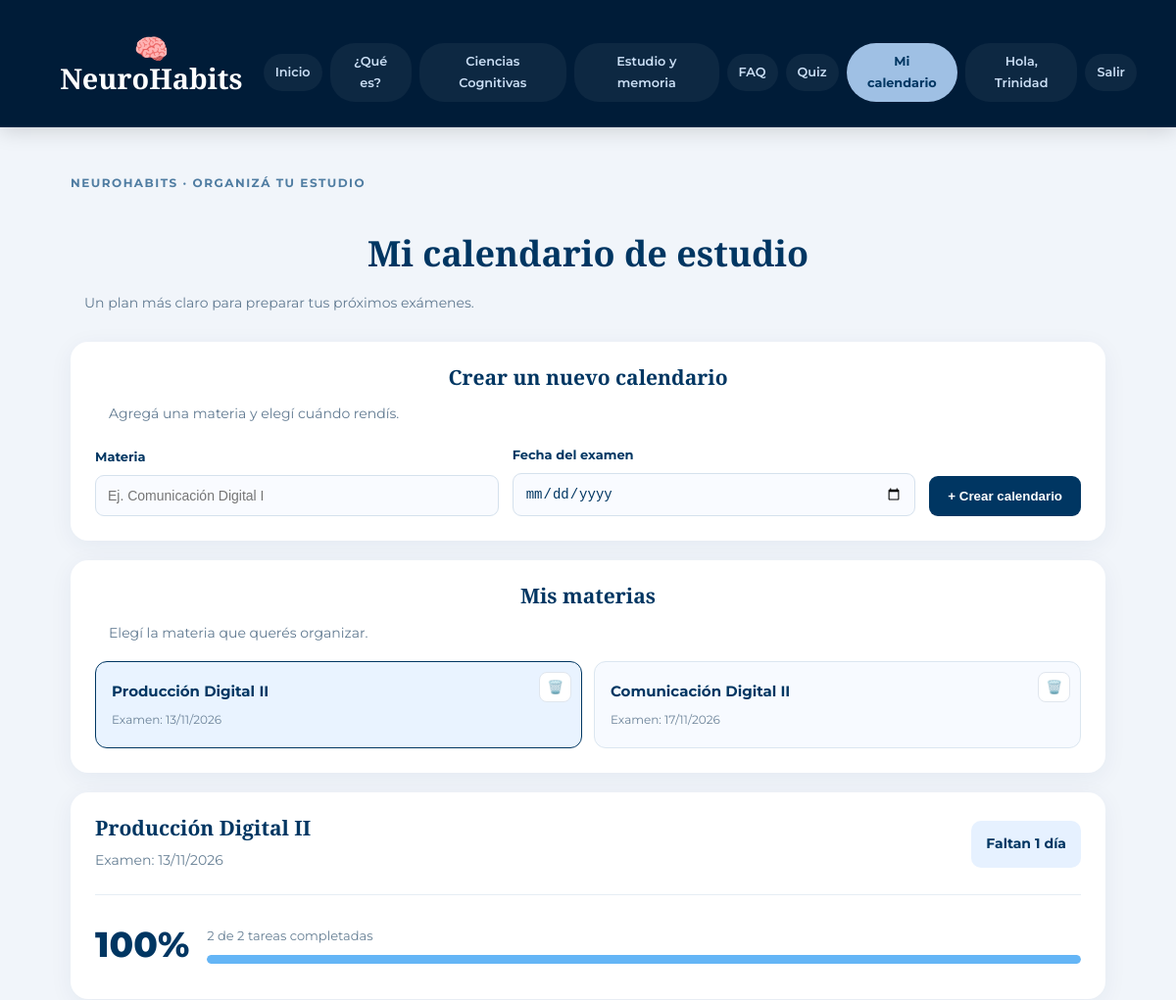
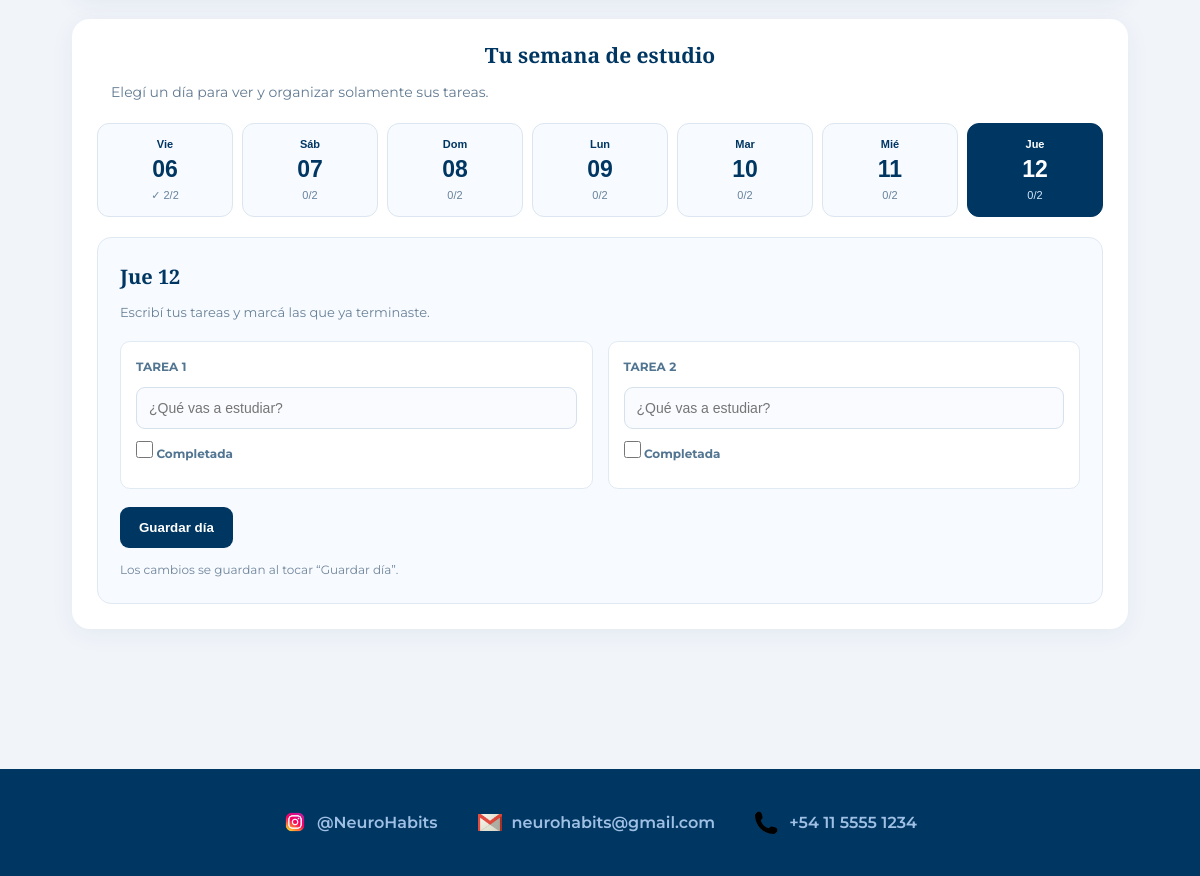
Screenshot of /habitos.php (signed in) with the database file from the repository (2 pictures, top to bottom).
### tables this page shows
CREATE TABLE `planes_estudio` (
  `id` int(11) NOT NULL,
  `usuario_email` varchar(150) NOT NULL,
  `materia` varchar(150) NOT NULL,
  `fecha_examen` date NOT NULL,
  `fecha_creacion` timestamp NOT NULL DEFAULT current_timestamp()
);

### habitos.php (the view, shortened to what this page needs)
<?php
$conexion = new mysqli('localhost', 'root', '', 'neurohabits');
$conexion->set_charset('utf8mb4');
$email = $_SESSION['usuario'];
$nombre = $_SESSION['nombre'] ?? 'Usuario';
function h($v) {
    return htmlspecialchars((string)$v, ENT_QUOTES, 'UTF-8');
}
$planes = [];
$s = $conexion->prepare(
    'SELECT id, materia, fecha_examen
     FROM planes_estudio
     WHERE usuario_email = ?
     ORDER BY fecha_examen ASC'
);
$s->bind_param('s', $email);
$s->execute();
$r = $s->get_result();
while ($f = $r->fetch_assoc()) {
    $planes[] = $f;
}
$plan_actual = null;
if ($plan_actual === null && $planes) {
    $plan_actual = $planes[0];
}
$tareas = [];
$dias = [];
$total = 0;
$hechas = 0;
$restantes = 0;
if ($plan_actual) {
    $plan_id = (int)$plan_actual['id'];
    $s = $conexion->prepare(
        'SELECT fecha, numero, tarea, completada
         FROM tareas_estudio
         WHERE plan_id = ?'
    );
    $s->bind_param('i', $plan_id);
    $s->execute();
    $r = $s->get_result();
    while ($f = $r->fetch_assoc()) {
        $tareas[$f['fecha']][(int)$f['numero']] = $f;
        if (trim($f['tarea']) !== '') {
            $total++;
            if ((int)$f['completada'] === 1) {
                $hechas++;
            }
        }
    }
    $inicio = new DateTimeImmutable(
        $plan_actual['fecha_examen']
    );
    $inicio = $inicio->modify('-7 days');
    $nombres = [
        1 => 'Lun',
        2 => 'Mar',
        3 => 'Mié',
        4 => 'Jue',
        5 => 'Vie',
        6 => 'Sáb',
        7 => 'Dom'
    ];
    for ($i = 0; $i < 7; $i++) {
        $d = $inicio->modify('+' . $i . ' days');
        $dias[] = [
            'fecha' => $d->format('Y-m-d'),
            'nombre' => $nombres[(int)$d->format('N')],
            'numero' => $d->format('d')
        ];
    }
    $hoy = new DateTimeImmutable('today');
    $examen = new DateTimeImmutable(
        $plan_actual['fecha_examen']
    );
    if ($examen > $hoy) {
        $restantes = $hoy->diff($examen)->days;
    }
}
$porcentaje = $total
    ? round($hechas * 100 / $total)
    : 0;
$seleccionado = $_GET['dia'] ?? '';
$fechas = array_column($dias, 'fecha');
if (!in_array($seleccionado, $fechas, true)) {
    $seleccionado = in_array(date('Y-m-d'), $fechas, true)
        ? date('Y-m-d')
        : ($fechas[0] ?? '');
}
?>
<!DOCTYPE html>
<html lang="es">
<head>
<link rel="stylesheet" href="css/estilos.css">
</head>
<body>
<header class="header-principal">
    <div class="header-top">
        <h1>🧠 NeuroHabits</h1>
    </div>
    <nav class="nav-principal">
        <ul class="nav-menu">
            <li><a href="index.php">Inicio</a></li>
            <li><a href="que.php">¿Qué es?</a></li>
            <li><a href="cc.php">Ciencias Cognitivas</a></li>
            <li><a href="estudio.php">Estudio y memoria</a></li>
            <li><a href="preguntas.php">FAQ</a></li>
            <li><a href="quiz.php">Quiz</a></li>
            <li>
                <a href="habitos.php" class="active">
                    Mi calendario
                </a>
            </li>
            <li>
                <a href="perfil.php">
                    Hola, <?= h($nombre) ?>
                </a>
            </li>
            <li><a href="logout.php">Salir</a></li>
        </ul>
    </nav>
</header>
<main class="plan-container">
    <div class="plan-encabezado">
        <small>
            NEUROHABITS · ORGANIZÁ TU ESTUDIO
        </small>
        <h1>Mi calendario de estudio</h1>
        <p>
            Un plan más claro para preparar tus próximos exámenes.
        </p>
    </div>
    <section class="panel">
        <h2>Crear un nuevo calendario</h2>
        <p class="descripcion">
            Agregá una materia y elegí cuándo rendís.
        </p>
        <form method="POST" class="formulario-plan">
            <div class="campo">
                <label for="materia">
                    Materia
                </label>
                <input
                    id="materia"
                    name="materia"
                    maxlength="150"
                    placeholder="Ej. Comunicación Digital I"
                    required
                >
            </div>
            <div class="campo">
                <label for="fecha_examen">
                    Fecha del examen
                </label>
                <input
                    type="date"
                    id="fecha_examen"
                    name="fecha_examen"
                    min="<?= date('Y-m-d', strtotime('+1 day')) ?>"
                    required
                >
            </div>
            <button
                class="boton"
                name="crear_plan"
                value="1"
            >
                + Crear calendario
            </button>
        </form>
    </section>
    <?php if ($planes): ?>
        <section class="panel">
            <h2>Mis materias</h2>
            <p class="descripcion">
                Elegí la materia que querés organizar.
            </p>
            <div class="materias">
                <?php foreach ($planes as $p): ?>
                    <div class="materia
                        <?= (int)$p['id'] === (int)$plan_actual['id']
                            ? 'activa' : '' ?>">
                        <a href="habitos.php?plan=<?= (int)$p['id'] ?>">
                            <strong>
                                <?= h($p['materia']) ?>
                            </strong>
                            <small>
                                Examen:
                                <?= date(
                                    'd/m/Y',
                                    strtotime($p['fecha_examen'])
                                ) ?>
                            </small>
                        </a>
                        <form
                            method="POST"
                            onsubmit="return confirm('¿Eliminar esta materia y todas sus tareas? Esta acción no se puede deshacer.');"
                        >
                            <button
                                type="submit"
                                name="eliminar_plan"
                                value="1"
                                class="borrar"
                                aria-label="Eliminar <?= h($p['materia']) ?>"
                                title="Eliminar materia"
                            >
                                🗑️
                            </button>
                        </form>
                    </div>
                <?php endforeach; ?>
            </div>
        </section>
    <?php endif; ?>
    <?php if ($plan_actual): ?>
        <section class="panel">
            <div class="resumen">
                <div>
                    <h2>
                        <?= h($plan_actual['materia']) ?>
                    </h2>
                    <p>
                        Examen:
                        <?= date(
                            'd/m/Y',
                            strtotime($plan_actual['fecha_examen'])
                        ) ?>
                    </p>
                </div>
                <div class="cuenta">
                    <?php if ($restantes === 0): ?>
                        ¡Hoy rendís!
                    <?php else: ?>
                        Faltan <?= $restantes ?>
                        <?= $restantes === 1 ? 'día' : 'días' ?>
                    <?php endif; ?>
                </div>
            </div>
            <div class="progreso">
                <div class="progreso-numero">
                    <?= $porcentaje ?>%
                </div>
                <div class="progreso-resto">
                    <?= $hechas ?> de <?= $total ?>
                    tareas completadas
                    <div class="barra-fondo">
                        <div
                            class="barra"
                            style="width: <?= $porcentaje ?>%;"
                        ></div>
                    </div>
                </div>
            </div>
        </section>
        <section class="panel" id="semana">
            <h2>Tu semana de estudio</h2>
            <p class="descripcion">
                Elegí un día para ver y organizar solamente sus tareas.
            </p>
            <div class="dias">
                <?php foreach ($dias as $d): ?>
                    <?php
                    $f = $d['fecha'];
                    $lista = $tareas[$f] ?? [];
                    $completas = 0;
                    foreach ($lista as $t) {
                        if (
                            trim($t['tarea']) !== '' &&
                            (int)$t['completada'] === 1
                        ) {
                            $completas++;
                        }
                    }
                    ?>
                    <button
                        type="button"
                        class="dia
                            <?= $f === $seleccionado ? 'seleccionado' : '' ?>
                            <?= $f === date('Y-m-d') ? 'hoy' : '' ?>"
                        data-fecha="<?= h($f) ?>"
                        aria-pressed="<?= $f === $seleccionado ? 'true' : 'false' ?>"
                    >
                        <span>
                            <?= h($d['nombre']) ?>
                        </span>
                        <strong>
                            <?= h($d['numero']) ?>
                        </strong>
                        <small>
                            <?= $completas === 2
                                ? '✓ 2/2'
                                : $completas . '/2' ?>
                        </small>
                    </button>
                <?php endforeach; ?>
            </div>
            <?php foreach ($dias as $d): ?>
                <?php
                $f = $d['fecha'];
                $t1 = $tareas[$f][1] ?? null;
                $t2 = $tareas[$f][2] ?? null;
                ?>
                <div
                    class="detalle-dia"
                    data-panel-fecha="<?= h($f) ?>"
                    <?= $f === $seleccionado ? '' : 'hidden' ?>
                >
                    <h3>
                        <?= h($d['nombre']) ?>
                        <?= h($d['numero']) ?>
                    </h3>
                    <p>
                        Escribí tus tareas y marcá las que ya terminaste.
                    </p>
                    <form method="POST">
                        <div class="tareas-grid">
                            <?php foreach ([1 => $t1, 2 => $t2] as $n => $t): ?>
                                <div class="tarea-bloque">
                                    <label for="tarea-<?= h($f) ?>-<?= $n ?>">
                                        TAREA <?= $n ?>
                                    </label>
                                    <input
                                        class="tarea-input"
                                        type="text"
                                        id="tarea-<?= h($f) ?>-<?= $n ?>"
                                        name="tarea<?= $n ?>"
                                        maxlength="255"
                                        placeholder="¿Qué vas a estudiar?"
                                        value="<?= h($t['tarea'] ?? '') ?>"
                                    >
                                    <label class="checkline">
                                        <input
                                            type="checkbox"
                                            name="hecha<?= $n ?>"
                                            value="1"
                                            <?= $t && (int)$t['completada'] === 1
                                                ? 'checked' : '' ?>
                                        >
                                        Completada
                                    </label>
                                </div>
                            <?php endforeach; ?>
                        </div>
                        <button type="submit" class="boton">
                            Guardar día
                        </button>
                    </form>
                    <div class="ayuda">
                        Los cambios se guardan al tocar “Guardar día”.
                    </div>
                </div>
            <?php endforeach; ?>
        </section>
    <?php endif; ?>
</main>
<footer>
    <div class="contenedor-footer">
        <div class="contacto-footer">
            <div class="linea-contacto">
                <img
                    src="imagenes/insta.png"
                    alt="Instagram"
                    class="icono-footer"
                >
                <span>@NeuroHabits</span>
            </div>
            <div class="linea-contacto">
                <img
                    src="imagenes/mail.png"
                    alt="Email"
                    class="icono-footer"
                >
                <span>neurohabits@gmail.com</span>
            </div>
            <div class="linea-contacto">
                <img
                    src="imagenes/tele.png"
                    alt="Teléfono"
                    class="icono-footer"
                >
                <span>+54 11 5555 1234</span>
            </div>
        </div>
    </div>
</footer>
</body>
</html>

### rows the page displays
planes_estudio: materia "Producción Digital II", fecha_examen "13/11/2026", fecha_examen "1"
planes_estudio: materia "Comunicación Digital II", fecha_examen "17/11/2026"

### other values shown
$nombre "Trinidad"
$porcentaje "100"
$hechas "2"
$total "2"
$d['nombre'] "Vie"
$d['numero'] "06"
$d['nombre'] "Sáb"
$d['numero'] "07"
$completas "0"
$d['nombre'] "Dom"
$d['numero'] "08"
$d['nombre'] "Lun"
$d['numero'] "09"
$d['nombre'] "Mar"
$d['numero'] "10"
